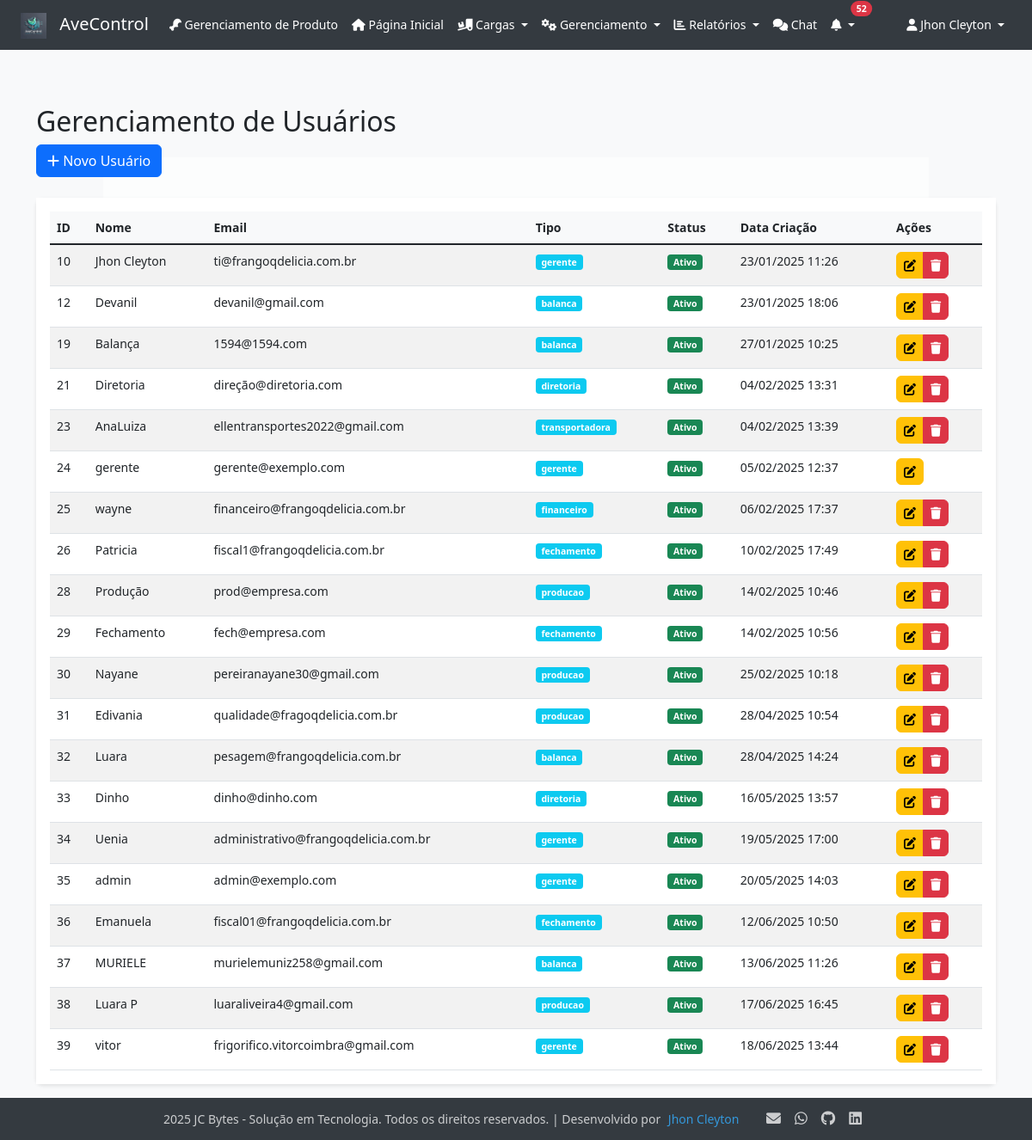
/usuarios/ (signed in), run on the app's committed database.
### models/usuario.py (models this page shows, shortened)
class Usuario(UserMixin, db.Model):
    __tablename__ = 'usuarios'
    id = db.Column(db.Integer, primary_key=True)
    nome = db.Column(db.String(100), nullable=False)
    usuario = db.Column(db.String(50), unique=True, nullable=False)
    email = db.Column(db.String(120), unique=True, nullable=False)
    senha_hash = db.Column(db.String(256), nullable=False)
    tipo = db.Column(db.String(20), nullable=False, default=TipoUsuario.BALANCA.value)
    ativo = db.Column(db.Boolean, default=True)
    data_criacao = db.Column(db.DateTime, default=datetime.now(UTC))
    ultimo_acesso = db.Column(db.DateTime)
    tema = db.Column(db.String(20), default='claro')
    notif_email = db.Column(db.Boolean, default=True)
    reset_password_token = db.Column(db.String(100), unique=True)
    reset_password_expires = db.Column(db.DateTime)
    perfil_chat = db.relationship('PerfilChat', uselist=False, back_populates='usuario', cascade='all, delete-orphan')
    historicos_carga = db.relationship('HistoricoCarga', back_populates='usuario', cascade='all, delete-orphan')
    @property
    def usuario(self):
        return self.nome
    def delete(self):
        """Método personalizado para excluir usuário e suas relações"""
        try:
            from models.mensagem import LeituraMensagem
            LeituraMensagem.query.filter_by(usuario_id=self.id).delete(synchronize_session=False)
            db.session.delete(self)
            db.session.commit()
        except Exception as e:
            db.session.rollback()
            raise e

### routes/auth.py (the view)
@auth.route('/usuarios')
@login_required
def usuarios():
    if current_user.tipo != TipoUsuario.admin.value:
        flash('Você não tem permissão para acessar esta página.', 'danger')
        return redirect(url_for('auth.index'))
    usuarios = Usuario.query.all()
    return render_template('auth/usuarios.html', usuarios=usuarios)

### routes/usuarios.py (called while the page is built)
@usuarios_bp.route('/')
@login_required
@permissao_gerente
def index():
    if current_user.tipo != 'gerente':
        flash('Acesso negado. Apenas gerentes podem acessar esta página.', 'danger')
        return redirect(url_for('index'))
    users = Usuario.query.all()
    return render_template('gerenciar_usuarios.html', users=users)

### utils/permissions.py (called while the page is built)
def permissao_gerente(f):
    @wraps(f)
    def decorated_function(*args, **kwargs):
        if not current_user.is_authenticated:
            flash('Por favor, faça login para acessar esta página.', 'warning')
            return redirect(url_for('auth.login', next=request.url))
        if current_user.tipo != 'gerente':
            flash('Você não tem permissão para acessar esta página.', 'danger')
            return redirect(url_for('main.index'))
        return f(*args, **kwargs)
    return decorated_function

### templates/gerenciar_usuarios.html (shortened to what this page needs)
{% extends "base.html" %}
{% block content %}
<div class="container mt-4">
    <div class="row mb-4">
        <div class="col">
            <h2>Gerenciamento de Usuários</h2>
            <button type="button" class="btn btn-primary" data-bs-toggle="modal" data-bs-target="#novoUsuarioModal">
                <i class="fas fa-plus"></i> Novo Usuário
            </button>
        </div>
    </div>
    <div class="row">
        <div class="col">
            <div class="card">
                <div class="card-body">
                    <div class="table-responsive">
                        <table class="table table-striped table-hover">
                            <thead>
                                <tr>
                                    <th>ID</th>
                                    <th>Nome</th>
                                    <th>Email</th>
                                    <th>Tipo</th>
                                    <th>Status</th>
                                    <th>Data Criação</th>
                                    <th>Ações</th>
                                </tr>
                            </thead>
                            <tbody>
                                {% for user in users %}
                                <tr>
                                    <td>{{ user.id }}</td>
                                    <td>{{ user.nome }}</td>
                                    <td>{{ user.email }}</td>
                                    <td>
                                        <span class="badge bg-info">{{ user.tipo }}</span>
                                    </td>
                                    <td>
                                        {% if user.ativo %}
                                        <span class="badge bg-success">Ativo</span>
                                        {% else %}
                                        <span class="badge bg-danger">Inativo</span>
                                        {% endif %}
                                    </td>
                                    <td>{{ user.data_criacao.strftime('%d/%m/%Y %H:%M') }}</td>
                                    <td>
                                        <div class="btn-group">
                                            <button class="btn btn-sm btn-warning" onclick="editarUsuario({{ user.id }}, '{{ user.nome }}', '{{ user.email }}', '{{ user.tipo }}', {{ 'true' if user.ativo else 'false' }})">
                                                <i class="fas fa-edit"></i>
                                            </button>
                                            {% if user.nome != 'gerente' %}
                                            <button class="btn btn-sm btn-danger" onclick="excluirUsuario({{ user.id }})">
                                                <i class="fas fa-trash"></i>
                                            </button>
                                            {% endif %}
                                        </div>
                                    </td>
                                </tr>
                                {% endfor %}
                            </tbody>
                        </table>
                    </div>
                </div>
            </div>
        </div>
    </div>
</div>
{% endblock %}

### templates/base.html (shortened to what this page needs)
<!DOCTYPE html>
<html lang="pt-br">
<head>
    <link href="https://cdn.jsdelivr.net/npm/bootstrap@5.1.3/dist/css/bootstrap.min.css" rel="stylesheet">
    <link rel="stylesheet" href="https://cdnjs.cloudflare.com/ajax/libs/font-awesome/6.0.0/css/all.min.css">
    <link rel="stylesheet" href="https://cdn.jsdelivr.net/npm/sweetalert2@11/dist/sweetalert2.min.css">
    <link href="https://cdnjs.cloudflare.com/ajax/libs/toastr.js/latest/toastr.min.css" rel="stylesheet">
</head>
<body data-theme="{{ current_user.tema if current_user.is_authenticated else 'claro' }}">
    <nav class="navbar navbar-expand-lg navbar-dark bg-dark">
        <div class="container-fluid px-3 px-sm-4">
            <a class="navbar-brand" href="{{ url_for('auth.index') }}">
                <img src="{{ url_for('static', filename='logo2.png') }}" alt="AveControl Logo" style="height: 30px; margin-right: 10px;">
                AveControl
            </a>
            <div class="collapse navbar-collapse" id="navbarNav">
                <ul class="navbar-nav me-auto">
    {% if current_user.is_authenticated %}
    <li class="nav-item">
        <a class="nav-link" href="{{ url_for('gerenciamento_produto.gerenciamento_produto') }}">
            <i class="fas fa-drumstick-bite"></i> Gerenciamento de Produto
        </a>
    </li>
    {% endif %}
                    {% if current_user.is_authenticated %}
                        <li class="nav-item">
                            <a class="nav-link" href="http://91.108.126.1" target="_blank">
                                <i class="fas fa-home"></i> Página Inicial
                            </a>
                        </li>
                        <li class="nav-item dropdown">
                            <a class="nav-link dropdown-toggle" href="#" id="cargasDropdown" role="button" data-bs-toggle="dropdown" aria-expanded="false">
                                <i class="fas fa-truck-loading"></i> Cargas
                            </a>
                        </li>
                        {% if current_user.tipo == 'gerente' %}
                        <li class="nav-item dropdown">
                            <a class="nav-link dropdown-toggle" href="#" id="gerenciamentoDropdown" role="button" data-bs-toggle="dropdown" aria-expanded="false">
                                <i class="fas fa-cogs"></i> Gerenciamento
                            </a>
                        </li>
                        {% endif %}
                        <li class="nav-item dropdown">
                            <a class="nav-link dropdown-toggle" href="#" id="relatoriosDropdown" role="button" data-bs-toggle="dropdown" aria-expanded="false">
                                <i class="fas fa-chart-bar"></i> Relatórios
                            </a>
                        </li>
                        <li class="nav-item">
                            <a class="nav-link position-relative" href="{{ url_for('chat.index') }}">
                                <i class="fas fa-comments"></i> Chat
                            </a>
                        </li>
                        <li class="nav-item dropdown">
                            <a class="nav-link dropdown-toggle position-relative" href="#" id="notificacoesDropdown" role="button" data-bs-toggle="dropdown" aria-expanded="false">
                                <i class="fas fa-bell"></i>
                                <span id="notificacoes-badge" class="badge rounded-pill bg-danger position-absolute top-0 start-100 translate-middle"></span>
                            </a>
                        </li>
                    {% endif %}
                </ul>
                {% if current_user.is_authenticated %}
                <ul class="navbar-nav">
                    <li class="nav-item dropdown">
                        <a class="nav-link dropdown-toggle" href="#" id="userDropdown" role="button" data-bs-toggle="dropdown" aria-expanded="false">
                            <i class="fas fa-user"></i> {{ current_user.nome }}
                        </a>
                    </li>
                </ul>
                {% endif %}
            </div>
        </div>
    </nav>
    <div class="container-fluid mt-4">
        {% block content %}{% endblock %}
    </div>
    <footer class="footer text-center">
        <div class="container">
            <p class="mb-0">2025 JC Bytes - Solução em Tecnologia. Todos os direitos reservados. | Desenvolvido por <a href="https://github.com/JhonCleyton">Jhon Cleyton</a> <span class="social-icons"><a href="mailto:jhon.freire@ftc.edu.br" title="Email"><i class="fas fa-envelope"></i></a><a href="https://wa.me/5573981723483" title="WhatsApp"><i class="fab fa-whatsapp"></i></a><a href="https://github.com/JhonCleyton" title="GitHub"><i class="fab fa-github"></i></a><a href="https://linkedin.com/in/jhon-freire" title="LinkedIn"><i class="fab fa-linkedin"></i></a></span></p>
        </div>
    </footer>
</body>
</html>

### templates/base.html (style rules this page uses)
:root { --body-bg: #f8f9fa; --text-color: #212529; --card-bg: #ffffff; --card-header-bg: #f8f9fa; --navbar-bg: #343a40; --navbar-text: #ffffff; --link-color: #0d6efd; --border-color: rgba(0,0,0,0.1); --input-bg: #ffffff; --input-text: #212529; }
body { font-size: 14px; line-height: 1.5; min-height: 100vh; display: flex; flex-direction: column; background-color: var(--body-bg); color: var(--text-color); }
.card { border-radius: 8px; box-shadow: 0 2px 4px var(--border-color); margin-bottom: 1rem; border: none; background-color: var(--card-bg); }
.card-body { background-color: var(--card-bg); color: var(--text-color); }
a { color: var(--link-color); }
.navbar { background-color: var(--navbar-bg) !important; }
.navbar-dark .navbar-nav .nav-link { color: var(--navbar-text); }
.table-responsive { -webkit-overflow-scrolling: touch; margin: 0; }
.table { margin-bottom: 0; }
.table th { background-color: var(--card-header-bg); font-weight: 600; }
.btn { font-weight: 500; border-radius: 6px; }
.footer { background-color: var(--navbar-bg); color: rgba(255, 255, 255, 0.75); padding: 0.8rem 0; margin-top: auto; }
.footer a { color: #3498db; text-decoration: none; transition: color 0.3s ease; margin: 0 5px; }
.footer i { font-size: 1.1em; transition: transform 0.3s ease; }
.footer .social-icons { display: inline-block; margin-left: 15px; }
.footer .social-icons a { color: rgba(255, 255, 255, 0.75); margin: 0 8px; font-size: 1.1em; transition: all 0.3s ease; }
.badge { font-size: 0.75em; padding: 0.35em 0.65em; }
.position-absolute.top-0.start-100.translate-middle { transform: translate(-50%, -50%); }

### data on the page
Usuario: nome "Jhon Cleyton", id "10", email "ti@frangoqdelicia.com.br", tipo "gerente", ativo "Ativo", data_criacao "23/01/2025 11:26"
Usuario: id "12", nome "Devanil", email "devanil@gmail.com", tipo "balanca", ativo "Ativo", data_criacao "23/01/2025 18:06"
Usuario: id "19", nome "Balança", email "1594@1594.com", tipo "balanca", ativo "Ativo", data_criacao "27/01/2025 10:25"
Usuario: id "21", nome "Diretoria", email "direção@diretoria.com", tipo "diretoria", ativo "Ativo", data_criacao "04/02/2025 13:31"
Usuario: id "23", nome "AnaLuiza", email "ellentransportes2022@gmail.com", tipo "transportadora", ativo "Ativo", data_criacao "04/02/2025 13:39"
Usuario: id "24", nome "gerente", email "gerente@exemplo.com", tipo "gerente", ativo "Ativo", data_criacao "05/02/2025 12:37"
Usuario: id "25", nome "wayne", email "financeiro@frangoqdelicia.com.br", tipo "financeiro", ativo "Ativo", data_criacao "06/02/2025 17:37"
Usuario: id "26", nome "Patricia", email "fiscal1@frangoqdelicia.com.br", tipo "fechamento", ativo "Ativo", data_criacao "10/02/2025 17:49"
Usuario: id "28", nome "Produção", email "prod@empresa.com", tipo "producao", ativo "Ativo", data_criacao "14/02/2025 10:46"
Usuario: id "29", nome "Fechamento", email "fech@empresa.com", tipo "fechamento", ativo "Ativo", data_criacao "14/02/2025 10:56"
Usuario: id "30", nome "Nayane", email "pereiranayane30@gmail.com", tipo "producao", ativo "Ativo", data_criacao "25/02/2025 10:18"
Usuario: id "31", nome "Edivania", email "qualidade@fragoqdelicia.com.br", tipo "producao", ativo "Ativo", data_criacao "28/04/2025 10:54"
Usuario: id "32", nome "Luara", email "pesagem@frangoqdelicia.com.br", tipo "balanca", ativo "Ativo", data_criacao "28/04/2025 14:24"
Usuario: id "33", nome "Dinho", email "dinho@dinho.com", tipo "diretoria", ativo "Ativo", data_criacao "16/05/2025 13:57"
Usuario: id "34", nome "Uenia", email "administrativo@frangoqdelicia.com.br", tipo "gerente", ativo "Ativo", data_criacao "19/05/2025 17:00"
Usuario: id "35", nome "admin", email "admin@exemplo.com", tipo "gerente", ativo "Ativo", data_criacao "20/05/2025 14:03"
Usuario: id "36", nome "Emanuela", email "fiscal01@frangoqdelicia.com.br", tipo "fechamento", ativo "Ativo", data_criacao "12/06/2025 10:50"
Usuario: id "37", nome "MURIELE", email "murielemuniz258@gmail.com", tipo "balanca", ativo "Ativo", data_criacao "13/06/2025 11:26"
Usuario: id "38", nome "Luara P", email "luaraliveira4@gmail.com", tipo "producao", ativo "Ativo", data_criacao "17/06/2025 16:45"
Usuario: id "39", nome "vitor", email "frigorifico.vitorcoimbra@gmail.com", tipo "gerente", ativo "Ativo", data_criacao "18/06/2025 13:44"
